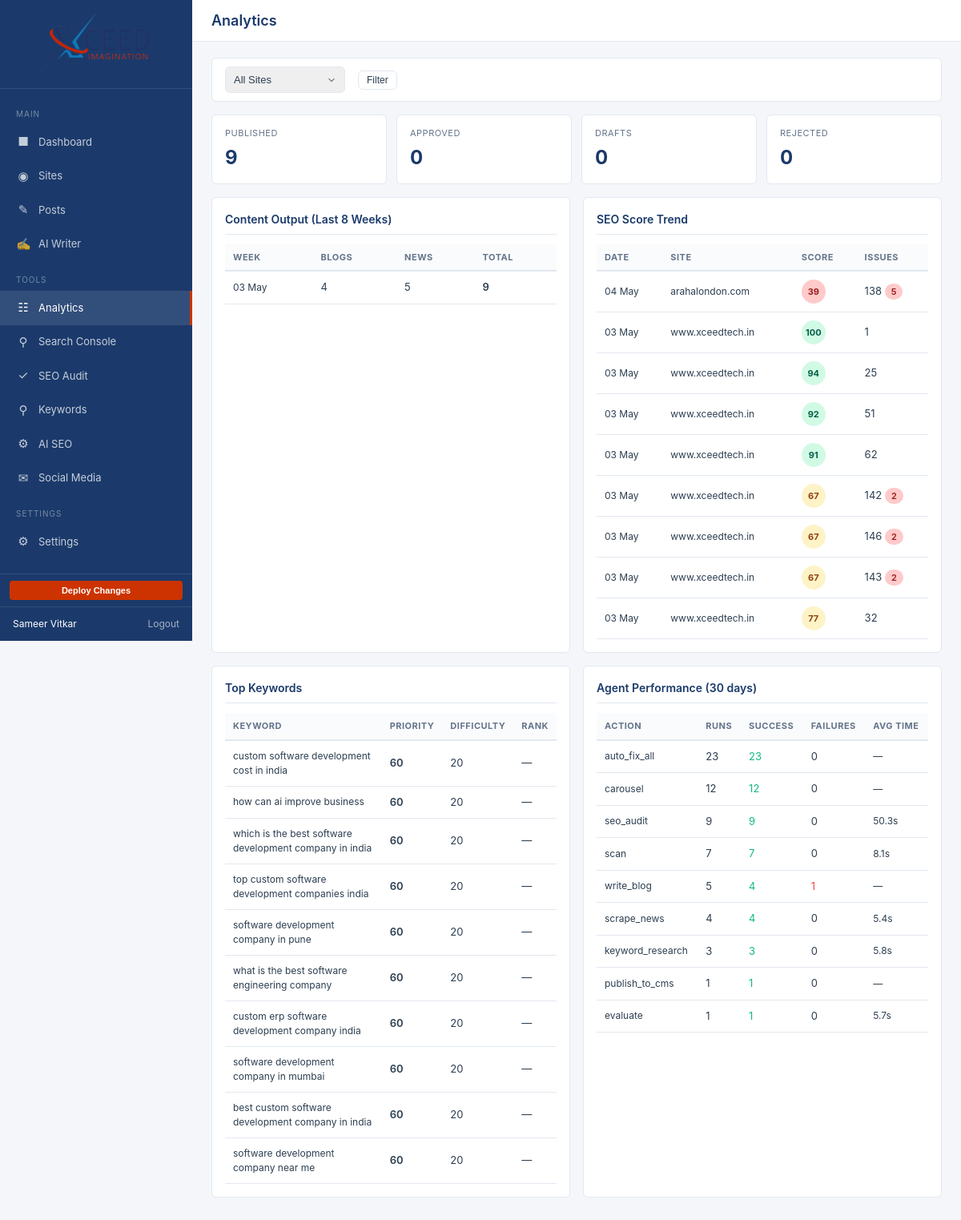
/dashboard/analytics.php (signed in), run on the app's committed database.
### tables this page shows
CREATE TABLE `seo_audits` (
  `id` int(10) unsigned NOT NULL AUTO_INCREMENT,
  `site_id` int(10) unsigned NOT NULL,
  `score` tinyint(3) unsigned NOT NULL DEFAULT 0 COMMENT '0-100 health score',
  `total_issues` smallint(5) unsigned NOT NULL DEFAULT 0,
  `critical` smallint(5) unsigned NOT NULL DEFAULT 0,
  `warnings` smallint(5) unsigned NOT NULL DEFAULT 0,
  `passed` smallint(5) unsigned NOT NULL DEFAULT 0,
  `pages_crawled` smallint(5) unsigned NOT NULL DEFAULT 0,
  `duration_ms` int(10) unsigned DEFAULT NULL,
  `run_at` datetime NOT NULL DEFAULT current_timestamp(),
  PRIMARY KEY (`id`),
  KEY `idx_audits_site` (`site_id`),
  KEY `idx_audits_run` (`run_at`),
  CONSTRAINT `fk_audits_site` FOREIGN KEY (`site_id`) REFERENCES `sites` (`id`) ON DELETE CASCADE
);

CREATE TABLE `sites` (
  `id` int(10) unsigned NOT NULL AUTO_INCREMENT,
  `user_id` int(10) unsigned NOT NULL,
  `team_id` int(10) unsigned DEFAULT NULL,
  `name` varchar(255) NOT NULL,
  `domain` varchar(255) NOT NULL,
  `platform` varchar(50) DEFAULT NULL COMMENT 'wordpress, shopify, opencart, custom',
  `brand_colors` longtext DEFAULT NULL CHECK (json_valid(`brand_colors`)),
  `brand_fonts` longtext DEFAULT NULL CHECK (json_valid(`brand_fonts`)),
  `brand_tone` text DEFAULT NULL,
  `topics` longtext DEFAULT NULL CHECK (json_valid(`topics`)),
  `keywords` longtext DEFAULT NULL CHECK (json_valid(`keywords`)),
  `agent_mode` enum('auto','manual') NOT NULL DEFAULT 'manual',
  `blog_path` varchar(100) NOT NULL DEFAULT '/blog',
  `rss_feeds` longtext DEFAULT NULL CHECK (json_valid(`rss_feeds`)),
  `cms_url` varchar(500) DEFAULT NULL,
  `cms_api_key` varchar(255) DEFAULT NULL,
  `server_type` varchar(20) DEFAULT 'api_only',
  `server_host` varchar(255) DEFAULT NULL,
  `server_user` varchar(255) DEFAULT NULL,
  `server_pass` varchar(255) DEFAULT NULL,
  `server_path` varchar(500) DEFAULT NULL,
  `git_repo` varchar(500) DEFAULT NULL,
  `hosting_panel` varchar(50) DEFAULT NULL,
  `is_active` tinyint(1) NOT NULL DEFAULT 1,
  `scanned_at` datetime DEFAULT NULL,
  `created_at` datetime NOT NULL DEFAULT current_timestamp(),
  `updated_at` datetime NOT NULL DEFAULT current_timestamp() ON UPDATE current_timestamp(),
  PRIMARY KEY (`id`),
  KEY `idx_sites_user` (`user_id`),
  KEY `idx_sites_domain` (`domain`),
  CONSTRAINT `fk_sites_user` FOREIGN KEY (`user_id`) REFERENCES `users` (`id`) ON DELETE CASCADE
);

CREATE TABLE `keywords` (
  `id` int(10) unsigned NOT NULL AUTO_INCREMENT,
  `site_id` int(10) unsigned NOT NULL,
  `keyword` varchar(255) NOT NULL,
  `search_volume` int(10) unsigned DEFAULT NULL,
  `difficulty` tinyint(3) unsigned DEFAULT NULL COMMENT '0-100 score',
  `current_rank` smallint(5) unsigned DEFAULT NULL,
  `target_rank` smallint(5) unsigned DEFAULT NULL,
  `cluster` varchar(100) DEFAULT NULL COMMENT 'topic cluster name',
  `priority` tinyint(3) unsigned NOT NULL DEFAULT 50 COMMENT '0-100',
  `last_checked` datetime DEFAULT NULL,
  `created_at` datetime NOT NULL DEFAULT current_timestamp(),
  PRIMARY KEY (`id`),
  UNIQUE KEY `uk_keywords_site_kw` (`site_id`,`keyword`(191)),
  KEY `idx_keywords_site` (`site_id`),
  KEY `idx_keywords_priority` (`priority`),
  CONSTRAINT `fk_keywords_site` FOREIGN KEY (`site_id`) REFERENCES `sites` (`id`) ON DELETE CASCADE
);

### includes/helpers.php (called while the page is built, shortened)
<?php
function config(string $key = null, $default = null)
{
    static $config = null;
    if ($config === null) {
        $config = require __DIR__ . '/../config/config.php';
    }
    if ($key === null) return $config;
    return $config[$key] ?? $default;
}
function base_path(): string
{
    return config('base_path', '');
}
function url(string $path): string
{
    return base_path() . $path;
}
function e(string $value): string
{
    return htmlspecialchars($value, ENT_QUOTES | ENT_SUBSTITUTE, 'UTF-8');
}

### includes/db.php (called while the page is built)
<?php
$config = require __DIR__ . '/../config/config.php';
try {
    $dsn = sprintf(
        'mysql:host=%s;port=%d;dbname=%s;charset=%s',
        $config['db_host'],
        $config['db_port'],
        $config['db_name'],
        $config['db_charset']
    );
    $db = new PDO($dsn, $config['db_user'], $config['db_pass'], [
        PDO::ATTR_ERRMODE            => PDO::ERRMODE_EXCEPTION,
        PDO::ATTR_DEFAULT_FETCH_MODE => PDO::FETCH_ASSOC,
        PDO::ATTR_EMULATE_PREPARES   => false,
    ]);
    $db->exec("SET time_zone = '+05:30'");
} catch (PDOException $e) {
    error_log('Database connection failed: ' . $e->getMessage());
    if ($config['app_debug']) {
        die('Database connection failed: ' . $e->getMessage());
    }
    die('Database connection failed. Check logs.');
}
return $db;

### includes/auth.php (called while the page is built, shortened)
<?php
require_once __DIR__ . '/helpers.php';
function auth_check(): bool
{
    return !empty($_SESSION['logged_in']);
}
function auth_user(): ?array
{
    return [
        'id'    => $_SESSION['user_id'],
        'email' => $_SESSION['user_email'],
        'name'  => $_SESSION['user_name'],
        'plan'  => $_SESSION['user_plan'],
    ];
}

### public/dashboard/analytics.php (the view, shortened to what this page needs)
<?php
require_once __DIR__ . '/../../includes/helpers.php';
require_once __DIR__ . '/../../includes/auth.php';
$db = require __DIR__ . '/../../includes/db.php';
$user_id = auth_user_id();
$page_title = 'Analytics';
$site_filter_sql = '';
$params = [$user_id];
$stmt = $db->prepare("
    SELECT
        YEARWEEK(p.created_at, 1) as yw,
        DATE_FORMAT(MIN(p.created_at), '%d %b') as week_start,
        SUM(CASE WHEN p.type = 'blog' THEN 1 ELSE 0 END) as blogs,
        SUM(CASE WHEN p.type = 'news' THEN 1 ELSE 0 END) as news,
        COUNT(*) as total
    FROM posts p
    JOIN sites s ON p.site_id = s.id
    WHERE s.user_id = ? {$site_filter_sql}
      AND p.created_at > DATE_SUB(NOW(), INTERVAL 8 WEEK)
    GROUP BY yw
    ORDER BY yw
");
$stmt->execute($params);
$weekly_posts = $stmt->fetchAll();
$stmt = $db->prepare("SELECT p.status, COUNT(*) as cnt FROM posts p JOIN sites s ON p.site_id = s.id WHERE s.user_id = ? {$site_filter_sql} GROUP BY p.status");
$stmt->execute($params);
$status_counts = [];
foreach ($stmt->fetchAll() as $r) $status_counts[$r['status']] = $r['cnt'];
$stmt = $db->prepare("
    SELECT a.score, a.total_issues, a.critical, DATE_FORMAT(a.run_at, '%d %b') as date_label, s.domain
    FROM seo_audits a
    JOIN sites s ON a.site_id = s.id
    WHERE s.user_id = ? {$site_filter_sql}
    ORDER BY a.run_at DESC
    LIMIT 20
");
$stmt->execute($params);
$seo_trend = $stmt->fetchAll();
$stmt = $db->prepare("SELECT k.keyword, k.priority, k.difficulty, k.current_rank, s.domain FROM keywords k JOIN sites s ON k.site_id = s.id WHERE s.user_id = ? {$site_filter_sql} ORDER BY k.priority DESC LIMIT 10");
$stmt->execute($params);
$top_keywords = $stmt->fetchAll();
$stmt = $db->prepare("
    SELECT al.action, COUNT(*) as runs,
           SUM(CASE WHEN al.status = 'success' THEN 1 ELSE 0 END) as successes,
           SUM(CASE WHEN al.status = 'fail' THEN 1 ELSE 0 END) as failures,
           ROUND(AVG(al.duration_ms)) as avg_ms
    FROM agent_log al
    LEFT JOIN sites s ON al.site_id = s.id
    WHERE s.user_id = ? {$site_filter_sql}
      AND al.created_at > DATE_SUB(NOW(), INTERVAL 30 DAY)
    GROUP BY al.action
    ORDER BY runs DESC
");
$stmt->execute($params);
$agent_summary = $stmt->fetchAll();
?>
<div class="card" style="padding: 10px 16px;">
    <form method="GET" class="flex gap-4 items-center">
        <select name="site" class="form-control" style="width: auto; min-width: 150px;">
            <option value="">All Sites</option>
        </select>
        <button type="submit" class="btn btn-outline btn-sm">Filter</button>
    </form>
</div>
<div class="stats-grid">
    <div class="stat-card">
        <div class="stat-label">Published</div>
        <div class="stat-value"><?= $status_counts['published'] ?? 0 ?></div>
    </div>
    <div class="stat-card">
        <div class="stat-label">Approved</div>
        <div class="stat-value"><?= $status_counts['approved'] ?? 0 ?></div>
    </div>
    <div class="stat-card">
        <div class="stat-label">Drafts</div>
        <div class="stat-value"><?= $status_counts['draft'] ?? 0 ?></div>
    </div>
    <div class="stat-card">
        <div class="stat-label">Rejected</div>
        <div class="stat-value"><?= $status_counts['rejected'] ?? 0 ?></div>
    </div>
</div>
<div class="grid-2">
    <div class="card">
        <div class="card-header">Content Output (Last 8 Weeks)</div>
        <?php if (empty($weekly_posts)): ?>
            <p class="text-muted text-sm">No post data yet.</p>
        <?php else: ?>
            <table>
                <thead>
                    <tr><th>Week</th><th>Blogs</th><th>News</th><th>Total</th></tr>
                </thead>
                <tbody>
                    <?php foreach ($weekly_posts as $w): ?>
                    <tr>
                        <td class="text-sm"><?= e($w['week_start']) ?></td>
                        <td><?= $w['blogs'] ?></td>
                        <td><?= $w['news'] ?></td>
                        <td style="font-weight: 600;"><?= $w['total'] ?></td>
                    </tr>
                    <?php endforeach; ?>
                </tbody>
            </table>
        <?php endif; ?>
    </div>
    <div class="card">
        <div class="card-header">SEO Score Trend</div>
        <?php if (empty($seo_trend)): ?>
            <p class="text-muted text-sm">No audit data yet.</p>
        <?php else: ?>
            <table>
                <thead>
                    <tr><th>Date</th><th>Site</th><th>Score</th><th>Issues</th></tr>
                </thead>
                <tbody>
                    <?php foreach ($seo_trend as $t): ?>
                    <tr>
                        <td class="text-sm"><?= e($t['date_label']) ?></td>
                        <td class="text-sm"><?= e($t['domain']) ?></td>
                        <td>
                            <?php
                            $sc = 'score-bad';
                            if ($t['score'] >= 80) $sc = 'score-good';
                            elseif ($t['score'] >= 50) $sc = 'score-ok';
                            ?>
                            <span class="score-circle <?= $sc ?>" style="width:30px;height:30px;font-size:11px;"><?= $t['score'] ?></span>
                        </td>
                        <td><?= $t['total_issues'] ?> <?= $t['critical'] > 0 ? '<span class="badge badge-critical">' . $t['critical'] . '</span>' : '' ?></td>
                    </tr>
                    <?php endforeach; ?>
                </tbody>
            </table>
        <?php endif; ?>
    </div>
</div>
<div class="grid-2">
    <div class="card">
        <div class="card-header">Top Keywords</div>
        <?php if (empty($top_keywords)): ?>
            <p class="text-muted text-sm">No keywords yet.</p>
        <?php else: ?>
            <table>
                <thead>
                    <tr><th>Keyword</th><th>Priority</th><th>Difficulty</th><th>Rank</th></tr>
                </thead>
                <tbody>
                    <?php foreach ($top_keywords as $kw): ?>
                    <tr>
                        <td class="text-sm"><?= e($kw['keyword']) ?></td>
                        <td><span style="font-weight:600;"><?= $kw['priority'] ?></span></td>
                        <td><?= $kw['difficulty'] ?? '—' ?></td>
                        <td><?= $kw['current_rank'] ?? '—' ?></td>
                    </tr>
                    <?php endforeach; ?>
                </tbody>
            </table>
        <?php endif; ?>
    </div>
    <div class="card">
        <div class="card-header">Agent Performance (30 days)</div>
        <?php if (empty($agent_summary)): ?>
            <p class="text-muted text-sm">No activity yet.</p>
        <?php else: ?>
            <table>
                <thead>
                    <tr><th>Action</th><th>Runs</th><th>Success</th><th>Failures</th><th>Avg Time</th></tr>
                </thead>
                <tbody>
                    <?php foreach ($agent_summary as $ag): ?>
                    <tr>
                        <td class="text-sm"><?= e($ag['action']) ?></td>
                        <td><?= $ag['runs'] ?></td>
                        <td style="color:var(--success);"><?= $ag['successes'] ?></td>
                        <td><?= $ag['failures'] > 0 ? '<span style="color:var(--danger)">' . $ag['failures'] . '</span>' : '0' ?></td>
                        <td class="text-sm"><?= $ag['avg_ms'] ? round($ag['avg_ms'] / 1000, 1) . 's' : '—' ?></td>
                    </tr>
                    <?php endforeach; ?>
                </tbody>
            </table>
        <?php endif; ?>
    </div>
</div>
<?php
$page_content = ob_get_clean();
require __DIR__ . '/../../templates/dashboard/layout.php';

### templates/dashboard/layout.php (shortened to what this page needs)
<?php
$user = auth_user();
$current_page = basename($_SERVER['PHP_SELF'], '.php');
?>
<!DOCTYPE html>
<html lang="en">
<head>
</head>
<body>
<nav class="sidebar">
    <div class="sidebar-logo">
        <img src="<?= url('/dashboard/assets/img/logo.png') ?>" alt="ContentAgent">
    </div>
    <div class="sidebar-nav">
        <div class="nav-section">Main</div>
        <a href="<?= url('/dashboard/index.php') ?>" class="<?= $current_page === 'index' ? 'active' : '' ?>">
            <span class="nav-icon">&#9632;</span> Dashboard
        </a>
        <a href="<?= url('/dashboard/sites.php') ?>" class="<?= $current_page === 'sites' ? 'active' : '' ?>">
            <span class="nav-icon">&#9673;</span> Sites
        </a>
        <a href="<?= url('/dashboard/posts.php') ?>" class="<?= $current_page === 'posts' ? 'active' : '' ?>">
            <span class="nav-icon">&#9998;</span> Posts
        </a>
        <a href="<?= url('/dashboard/write.php') ?>" class="<?= $current_page === 'write' ? 'active' : '' ?>">
            <span class="nav-icon">&#9997;</span> AI Writer
        </a>
        <div class="nav-section">Tools</div>
        <a href="<?= url('/dashboard/analytics.php') ?>" class="<?= $current_page === 'analytics' ? 'active' : '' ?>">
            <span class="nav-icon">&#9783;</span> Analytics
        </a>
        <a href="<?= url('/dashboard/search-console.php') ?>" class="<?= $current_page === 'search-console' ? 'active' : '' ?>">
            <span class="nav-icon">&#9906;</span> Search Console
        </a>
        <a href="<?= url('/dashboard/seo-audit.php') ?>" class="<?= $current_page === 'seo-audit' ? 'active' : '' ?>">
            <span class="nav-icon">&#10003;</span> SEO Audit
        </a>
        <a href="<?= url('/dashboard/keywords.php') ?>" class="<?= $current_page === 'keywords' ? 'active' : '' ?>">
            <span class="nav-icon">&#9906;</span> Keywords
        </a>
        <a href="<?= url('/dashboard/ai-seo.php') ?>" class="<?= $current_page === 'ai-seo' ? 'active' : '' ?>">
            <span class="nav-icon">&#9881;</span> AI SEO
        </a>
        <a href="<?= url('/dashboard/social.php') ?>" class="<?= $current_page === 'social' ? 'active' : '' ?>">
            <span class="nav-icon">&#9993;</span> Social Media
        </a>
        <div class="nav-section">Settings</div>
        <a href="<?= url('/dashboard/settings.php') ?>" class="<?= $current_page === 'settings' ? 'active' : '' ?>">
            <span class="nav-icon">&#9881;</span> Settings
        </a>
    </div>
    <div style="padding: 8px 12px; border-top: 1px solid rgba(255,255,255,0.1);">
        <button onclick="deployToHtdocs(this)" style="width:100%;padding:6px;background:var(--accent);color:#fff;border:none;border-radius:4px;font-size:11px;cursor:pointer;font-weight:600;">Deploy Changes</button>
    </div>
    <div class="sidebar-user">
        <span><?= e($user['name'] ?? 'User') ?></span>
        <a href="<?= url('/auth/logout.php') ?>">Logout</a>
    </div>
</nav>
<div class="main">
    <div class="topbar">
        <h1><?= e($page_title ?? 'Dashboard') ?></h1>
    </div>
    <div class="content">
        <?= $page_content ?? '' ?>
    </div>
</div>
</body>
</html>

### data on the page
seo_audits: date_label "04 May", site.domain "arahalondon.com", score "39", total_issues "138", critical "5"
seo_audits: date_label "03 May", site.domain "www.xceedtech.in", score "100", total_issues "1"
seo_audits: date_label "03 May", site.domain "www.xceedtech.in", score "94", total_issues "25"
seo_audits: date_label "03 May", site.domain "www.xceedtech.in", score "92", total_issues "51"
seo_audits: date_label "03 May", site.domain "www.xceedtech.in", score "91", total_issues "62"
seo_audits: date_label "03 May", site.domain "www.xceedtech.in", score "67", total_issues "142", critical "2"
seo_audits: date_label "03 May", site.domain "www.xceedtech.in", score "67", total_issues "146", critical "2"
seo_audits: date_label "03 May", site.domain "www.xceedtech.in", score "67", total_issues "143", critical "2"
seo_audits: date_label "03 May", site.domain "www.xceedtech.in", score "77", total_issues "32"
keywords: keyword "custom software development cost in india", priority "60", difficulty "20", current_rank "—"
keywords: keyword "how can ai improve business", priority "60", difficulty "20", current_rank "—"
keywords: keyword "which is the best software development company in india", priority "60", difficulty "20", current_rank "—"
keywords: keyword "top custom software development companies india", priority "60", difficulty "20", current_rank "—"
keywords: keyword "software development company in pune", priority "60", difficulty "20", current_rank "—"
keywords: keyword "what is the best software engineering company", priority "60", difficulty "20", current_rank "—"
keywords: keyword "custom erp software development company india", priority "60", difficulty "20", current_rank "—"
keywords: keyword "software development company in mumbai", priority "60", difficulty "20", current_rank "—"
keywords: keyword "best custom software development company in india", priority "60", difficulty "20", current_rank "—"
keywords: keyword "software development company near me", priority "60", difficulty "20", current_rank "—"

### other printed values
$user['name'] "Sameer Vitkar"
$page_title "Analytics"
$status_counts['published'] "9"
$status_counts['approved'] "0"
$status_counts['draft'] "0"
$status_counts['rejected'] "0"
$w['week_start'] "03 May"
$w['blogs'] "4"
$w['news'] "5"
$w['total'] "9"
$ag['action'] "auto_fix_all"
$ag['runs'] "23"
$ag['successes'] "23"
$ag['action'] "carousel"
$ag['runs'] "12"
